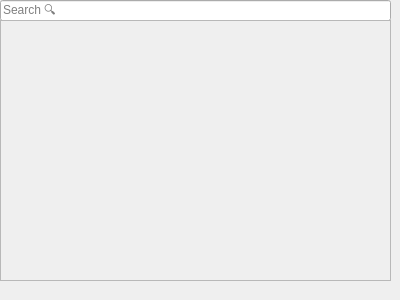
<?xml version="1.0" encoding="UTF-8"?>
<ui version="4.0">
 <class>SearchScrollArea</class>
 <widget class="QWidget" name="SearchScrollArea">
  <property name="geometry">
   <rect>
    <x>0</x>
    <y>0</y>
    <width>400</width>
    <height>300</height>
   </rect>
  </property>
  <property name="windowTitle">
   <string>Form</string>
  </property>
  <widget class="QLineEdit" name="lineEdit">
   <property name="geometry">
    <rect>
     <x>0</x>
     <y>0</y>
     <width>391</width>
     <height>21</height>
    </rect>
   </property>
   <property name="placeholderText">
    <string>Search 🔍</string>
   </property>
  </widget>
  <widget class="QScrollArea" name="scrollArea">
   <property name="geometry">
    <rect>
     <x>0</x>
     <y>20</y>
     <width>391</width>
     <height>261</height>
    </rect>
   </property>
   <property name="widgetResizable">
    <bool>true</bool>
   </property>
   <widget class="QWidget" name="scrollAreaWidgetContents">
    <property name="geometry">
     <rect>
      <x>0</x>
      <y>0</y>
      <width>389</width>
      <height>259</height>
     </rect>
    </property>
   </widget>
  </widget>
 </widget>
 <resources/>
 <connections/>
</ui>
